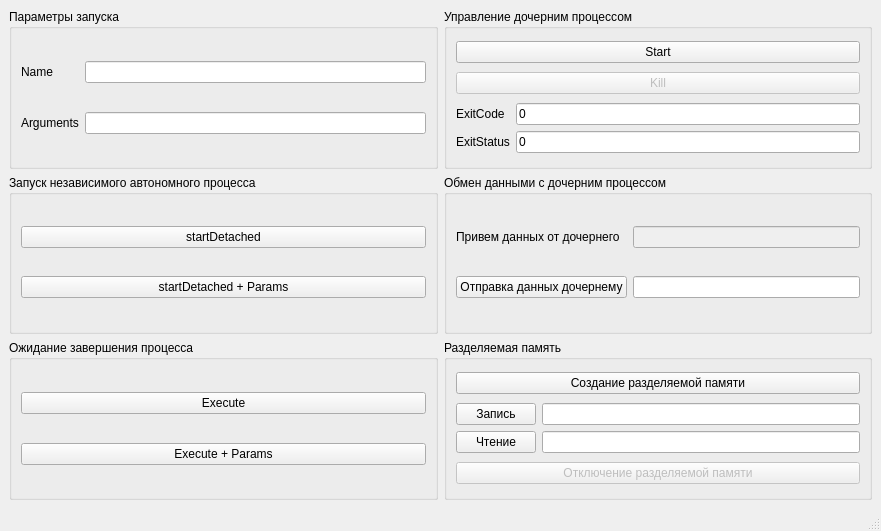
<?xml version="1.0" encoding="UTF-8"?>
<ui version="4.0">
 <class>MainWindow</class>
 <widget class="QMainWindow" name="MainWindow">
  <property name="geometry">
   <rect>
    <x>0</x>
    <y>0</y>
    <width>881</width>
    <height>531</height>
   </rect>
  </property>
  <property name="windowTitle">
   <string>MainWindow</string>
  </property>
  <widget class="QWidget" name="centralwidget">
   <layout class="QGridLayout" name="gridLayout">
    <item row="0" column="0">
     <widget class="QGroupBox" name="groupBox">
      <property name="title">
       <string>Параметры запуска</string>
      </property>
      <layout class="QGridLayout" name="gridLayout_6">
       <item row="0" column="0">
        <widget class="QLabel" name="label_6">
         <property name="text">
          <string>Name</string>
         </property>
        </widget>
       </item>
       <item row="0" column="1">
        <widget class="QLineEdit" name="name_lineEdit"/>
       </item>
       <item row="1" column="0">
        <widget class="QLabel" name="label_7">
         <property name="text">
          <string>Arguments</string>
         </property>
        </widget>
       </item>
       <item row="1" column="1">
        <widget class="QLineEdit" name="arguments_lineEdit"/>
       </item>
      </layout>
     </widget>
    </item>
    <item row="0" column="1">
     <widget class="QGroupBox" name="groupBox_2">
      <property name="title">
       <string>Управление дочерним процессом</string>
      </property>
      <layout class="QVBoxLayout" name="verticalLayout_6">
       <item>
        <widget class="QPushButton" name="start_button">
         <property name="text">
          <string>Start</string>
         </property>
        </widget>
       </item>
       <item>
        <widget class="QPushButton" name="kill_button">
         <property name="enabled">
          <bool>false</bool>
         </property>
         <property name="text">
          <string>Kill</string>
         </property>
        </widget>
       </item>
       <item>
        <layout class="QGridLayout" name="gridLayout_8">
         <item row="0" column="0">
          <widget class="QLabel" name="label_9">
           <property name="text">
            <string>ExitCode</string>
           </property>
          </widget>
         </item>
         <item row="0" column="1">
          <widget class="QLineEdit" name="exitCode_lineEdit">
           <property name="text">
            <string>0</string>
           </property>
          </widget>
         </item>
         <item row="1" column="0">
          <widget class="QLabel" name="label_10">
           <property name="text">
            <string>ExitStatus</string>
           </property>
          </widget>
         </item>
         <item row="1" column="1">
          <widget class="QLineEdit" name="exitStatus_lineEdit">
           <property name="text">
            <string>0</string>
           </property>
          </widget>
         </item>
        </layout>
       </item>
      </layout>
     </widget>
    </item>
    <item row="1" column="0">
     <widget class="QGroupBox" name="groupBox_4">
      <property name="title">
       <string>Запуск независимого автономного процесса</string>
      </property>
      <layout class="QVBoxLayout" name="verticalLayout_5">
       <item>
        <widget class="QPushButton" name="startDetached_button">
         <property name="text">
          <string>startDetached</string>
         </property>
        </widget>
       </item>
       <item>
        <widget class="QPushButton" name="startDetachedAndParams_button">
         <property name="text">
          <string>startDetached + Params</string>
         </property>
        </widget>
       </item>
      </layout>
     </widget>
    </item>
    <item row="1" column="1">
     <widget class="QGroupBox" name="groupBox_5">
      <property name="title">
       <string>Обмен данными с дочерним процессом</string>
      </property>
      <layout class="QGridLayout" name="gridLayout_7">
       <item row="0" column="0">
        <widget class="QLabel" name="label_8">
         <property name="text">
          <string>Привем данных от дочернего</string>
         </property>
        </widget>
       </item>
       <item row="0" column="1">
        <widget class="QLineEdit" name="dataReception_lineEdit">
         <property name="enabled">
          <bool>false</bool>
         </property>
         <property name="text">
          <string/>
         </property>
        </widget>
       </item>
       <item row="1" column="1">
        <widget class="QLineEdit" name="sendingData_lineEdit">
         <property name="text">
          <string/>
         </property>
        </widget>
       </item>
       <item row="1" column="0">
        <widget class="QPushButton" name="sendingData_button">
         <property name="text">
          <string>Отправка данных дочернему</string>
         </property>
        </widget>
       </item>
      </layout>
     </widget>
    </item>
    <item row="2" column="0">
     <widget class="QGroupBox" name="groupBox_3">
      <property name="title">
       <string>Ожидание завершения процесса</string>
      </property>
      <layout class="QVBoxLayout" name="verticalLayout_7">
       <item>
        <widget class="QPushButton" name="execute_button">
         <property name="text">
          <string>Execute</string>
         </property>
        </widget>
       </item>
       <item>
        <widget class="QPushButton" name="executeAndParams_button">
         <property name="text">
          <string>Execute + Params</string>
         </property>
        </widget>
       </item>
      </layout>
     </widget>
    </item>
    <item row="2" column="1">
     <widget class="QGroupBox" name="groupBox_6">
      <property name="title">
       <string>Разделяемая память</string>
      </property>
      <layout class="QVBoxLayout" name="verticalLayout_8">
       <item>
        <widget class="QPushButton" name="creationMemory_button">
         <property name="text">
          <string>Создание разделяемой памяти</string>
         </property>
        </widget>
       </item>
       <item>
        <layout class="QGridLayout" name="gridLayout_9">
         <item row="0" column="0">
          <widget class="QPushButton" name="record_button">
           <property name="text">
            <string>Запись</string>
           </property>
          </widget>
         </item>
         <item row="1" column="1">
          <widget class="QLineEdit" name="read_lineEdit"/>
         </item>
         <item row="0" column="1">
          <widget class="QLineEdit" name="record_lineEdit"/>
         </item>
         <item row="1" column="0">
          <widget class="QPushButton" name="read_button">
           <property name="text">
            <string>Чтение</string>
           </property>
          </widget>
         </item>
        </layout>
       </item>
       <item>
        <widget class="QPushButton" name="memoryShutdown_button">
         <property name="enabled">
          <bool>false</bool>
         </property>
         <property name="text">
          <string>Отключение разделяемой памяти</string>
         </property>
        </widget>
       </item>
      </layout>
     </widget>
    </item>
   </layout>
  </widget>
  <widget class="QMenuBar" name="menubar">
   <property name="geometry">
    <rect>
     <x>0</x>
     <y>0</y>
     <width>881</width>
     <height>25</height>
    </rect>
   </property>
  </widget>
  <widget class="QStatusBar" name="statusbar"/>
 </widget>
 <resources/>
 <connections/>
</ui>
